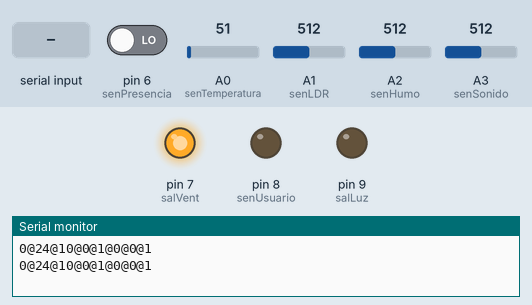
The sketch below on a simulated Arduino Uno, built with avr-gcc and run on an emulated ATmega328P. Shown: output pins drawn as LEDs (lit = HIGH), the last lines printed to the serial monitor. Inputs (shaded band) come from the test bench; at power-on: A2 (senHumo) = 512, pin 6 (senPresencia) LOW, A0 (senTemperatura) = 51, A1 (senLDR) = 512, A3 (senSonido) = 512.

Above: at 1.2 s.
1.3 s: A2 (senHumo) set to 369
3.2 s: A2 (senHumo) set to 344
At 4.7 s:
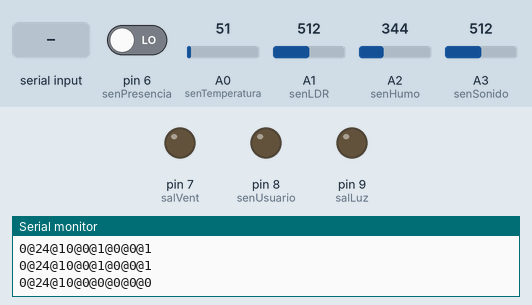
5.5 s: pin 6 (senPresencia) driven HIGH
At 6.3 s:
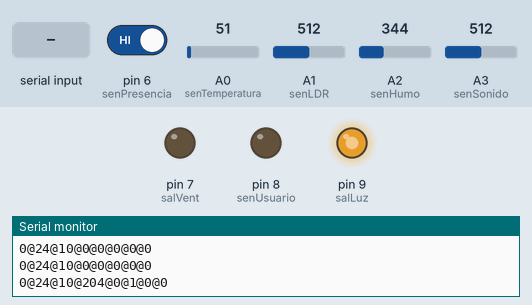
7.5 s: A0 (senTemperatura) set to 59
At 9.2 s:
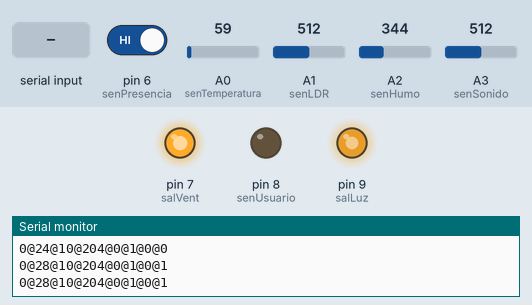
9.5 s: A1 (senLDR) set to 306
At 10.8 s:
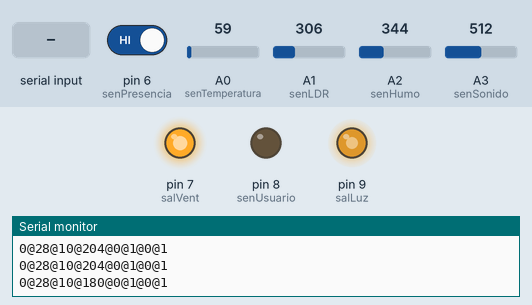
11.5 s: "u\n" received over Serial
At 12.4 s:
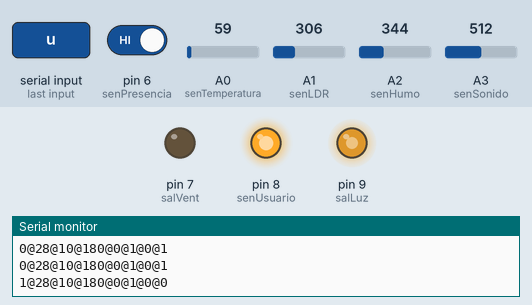
Timing chart, 0 to 14.5 s (numbered marks = the images above; inputs shaded):
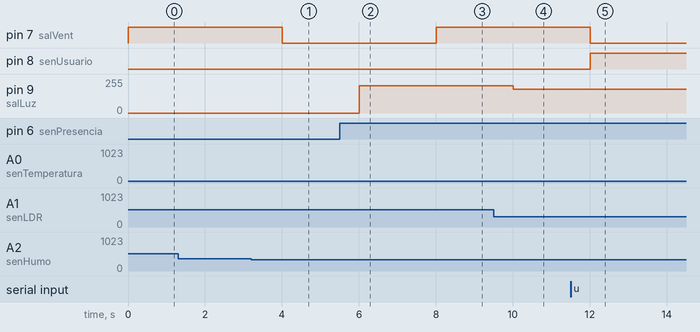

The sketch:

Circuito.ino
```cpp
//Valores
int presencia=0, ventilador=0;
int usuario= 0;
String datosUsuario="";
char lectura;
bool ctrlUsuario=false;
int humo=0, humoVal=0, sonido=0, sonidoVal=0;
int luz=0, luzLDR=0; //leído por base de datos //leído del serial
int humedad=0; //constante
int temperatura=0.0; //leído del sensor

//Sensores //Pines de entrada
const int senPresencia= 6;
const int senHumo= A2;
const int senSonido= A3;

//const int senHumedad= 6; //mismo sensor
const int senTemperatura= A0; //mismo sensor //en la prueba está en °F, en el código java se convertirá a celsius
const int senLDR=A1;

//Salidas
const int salLuz=9;
const int salVent=7;
const int senUsuario=8;

String cadenaValores = "";
char formato[] = "luz*ventilador*presencia*humo*sonido";

void setup() {
  Serial.begin(9600);

  pinMode(senPresencia, INPUT);
  pinMode(senHumo, INPUT);
  pinMode(senSonido, INPUT);

  pinMode(salLuz, OUTPUT);
  pinMode(salVent, OUTPUT);
  pinMode(senUsuario, OUTPUT);
}

void loop() {
  leerSensores();
  leerCtrlUsuario();

  if(ctrlUsuario){
    digitalWrite(senUsuario, HIGH);
    datosUsuario= Serial.readStringUntil('\r\n');
    int lon= datosUsuario.length()+1;
    char luzvent[lon]; //[0]=luz, [1]= ventilador: 0=apagado, 1=encendido
    datosUsuario.toCharArray(luzvent, lon);
    if(luzvent[1]=='1'){
      ventilador=1;
      digitalWrite(salVent, HIGH);
    }
    else{
      ventilador=0;
      digitalWrite(salVent, LOW);
    }

    luz= variacionDeLuzUsuario(luzvent[0]);
    analogWrite(salLuz, luz);
  }
  else{
    digitalWrite(senUsuario, LOW);
    if(temperatura>=26 || humedad>=30 || humo==1){
      ventilador=1;
      digitalWrite(salVent, HIGH);
    }
    else{
      ventilador=0;
      digitalWrite(salVent, LOW);
    }

    if(presencia==1)
      luz= variacionDeLuzCircuito();
    else
      luz=0;
    analogWrite(salLuz, luz);
  }

  Serial.println(enviarResultados());

  delay(1000);
}

void leerSensores(){
  temperatura= obtenerTemperatura(analogRead(senTemperatura));
  humedad=10;
  luzLDR= analogRead(senLDR);
  sonidoVal=analogRead(senSonido);
  humoVal= analogRead(senHumo);
  presencia= alertaPresencia();
  //
  sonido= alertaSonido();
  humo= alertaHumo();

}

void leerCtrlUsuario(){
  lectura=Serial.read();
  if(lectura!=-1 && !ctrlUsuario){
    if(lectura=='u'){ //Señal de control de ususario
      datosUsuario="";
      ctrlUsuario=true;
    }
  }
  else if(lectura!=-1 && ctrlUsuario){
    if(lectura=='-'){ //Señal de control de ususario
      datosUsuario="";
      ctrlUsuario=false;
    }
  }
}

//Control de circuito
int variacionDeLuzCircuito(){
  if(luzLDR>=600)
    return 255;
  else{
    if(luzLDR>=0 && luzLDR<60)
      return 0;
    else if(luzLDR>=60 && luzLDR<120)
      return 26;
    else if(luzLDR>=120 && luzLDR<180)
      return 51;
    else if(luzLDR>=180 && luzLDR<240)
      return 77;
    else if(luzLDR>=240 && luzLDR<300)
      return 102;
    else if(luzLDR>=300 && luzLDR<360)
      return 180;
    else if(luzLDR>=360 && luzLDR<420)
      return 153;
    else if(luzLDR>=420 && luzLDR<480)
      return 179;
    else if(luzLDR>=480 && luzLDR<540)
      return 204;
    else if(luzLDR>=540 && luzLDR<600)
      return 230;
  }
}

//Control de usuario
int variacionDeLuzUsuario(char caso){
  switch (caso){
    case 'z':
      luz=0;
      break;

    case 'd':
      luz=26;
      //luz=10;
      break;

    case 'v':
      luz=51;
      //luz=20;
      break;

    case 't':
      luz=77;
      //luz=30;
      break;

    case 'c':
      luz=102;
      //luz=40;
      break;

    case 's':
      luz=127;
      //luz=50;
      break;

    case 'x':
      luz=153;
      //luz=60;
      break;

    case 'r':
      luz=179;
      //luz=70;
      break;

    case 'o':
      luz=204;
      //luz=80;
      break;

    case 'n':
      luz=230;
      //luz=90;
      break;

    case 'a':
      luz=255;
      //luz=100;
      break;

    default:
      luz=luz;
      break;
  }

  return luz;
}

int alertaSonido(){
  //El sonido el aceptable a menos de 50dB (simulador en 500), arriba es sonido fuerte
  if(sonidoVal>750)
    return 1; //Alerta de sonido fuerte
  else
    return 0;
}

int alertaHumo(){
  //El sonido el estable a menos de 10ppm (simulador en 100), arriba es humo tóxico
  if(humoVal>350)
    return 1; //Alerta de sonido fuerte
  else
    return 0;
}

int alertaPresencia(){
  if(digitalRead(senPresencia)==HIGH)
    return 1;
  else
    return 0;
}

/*
Por la entrada de arduino, con 1024 posibles valores,
si tenemos 0V a la entrada nos devolverá 0 y si tenemos 5V nos devolverá 1023.
1°C - 10mV => 500°C - 5V => 500°C - 1023
*/
int obtenerTemperatura(int lecturaSensor){
  return (500*lecturaSensor)/1023;
}


String enviarResultados(){
  String resultados="";
  resultados.concat(ctrlUsuario);
  resultados.concat("@");
  resultados.concat(temperatura);
  resultados.concat("@");
  resultados.concat(humedad);
  resultados.concat("@");
  resultados.concat(luz);
  resultados.concat("@");
  resultados.concat(humo);
  resultados.concat("@");
  resultados.concat(presencia);
  resultados.concat("@");
  resultados.concat(sonido);
  resultados.concat("@");
  resultados.concat(ventilador);

  return resultados;
}
```

Measured:
- the behaviour switches between 351 and 350 on A2 (senHumo) (found by bisection; images 0 and 1)
- the behaviour switches between 53 and 54 on A0 (senTemperatura) (found by bisection; images 2 and 3)
- after the input at 3.2 s, pin 7 (salVent): HIGH → LOW after 0.81 s
- after the input at 5.5 s, pin 9 (salLuz): 0/255 → 204/255 after 0.51 s
- after the input at 7.5 s, pin 7 (salVent): LOW → HIGH after 0.51 s
- after the input at 9.5 s, pin 9 (salLuz): 204/255 → 180/255 after 0.51 s
- after the input at 11.5 s, pin 7 (salVent): HIGH → LOW after 0.52 s; pin 8 (senUsuario): LOW → HIGH after 0.52 s
